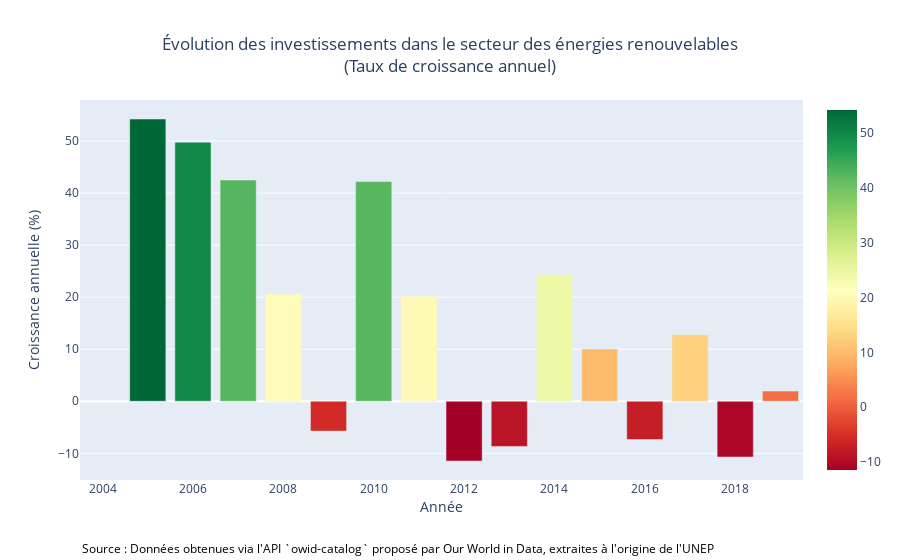

Notebook code for this chart:
### Code cell
import plotly.express as px

# Supposons que 'data2' est votre DataFrame contenant les données
fig = px.bar(data2, 
             x="year", 
             y="Investment Growth (%)", 
             title="Évolution des Investissements dans le Secteur des Énergies Renouvelables<br>(Taux de croissance annuel)",
             labels={"Investment Growth (%)": "Croissance annuelle (%)", "year": "Année"}, 
             color="Investment Growth (%)",
             color_continuous_scale='RdYlGn'
            )

# Mettre à jour la mise en page du graphique
fig.update_layout(
    title={
        'text': "Évolution des investissements dans le secteur des énergies renouvelables<br>(Taux de croissance annuel)",
        'x': 0.5,  # Centrer le titre
        'xanchor': 'center'
    },
    coloraxis_colorbar={
        'title': "",  
        'title_font_size': 14
    },
    annotations=[
        dict(
            text="Source : Données obtenues via l'API `owid-catalog` proposé par Our World in Data, extraites à l'origine de l'UNEP<br> (Tendances mondiales en matière d’investissement dans les énergies renouvelables 2020)",  
            xref="paper", yref="paper",  # Références en coordonnées relatives au papier
            x=0, y=-0.25,  # Positionner en bas au centre
            showarrow=False,
            font=dict(size=12, color="Black"),
            align="center"
        )
    ],
    xaxis_title_standoff=5  # Ajuster l'espace sous l'axe des x pour éviter le chevauchement
)

# Afficher le graphique
fig.show()

### Figure 1 — Plotly figure (JSON) as saved in the notebook; plotly's stock layout.template omitted (floating-point values rounded to 4 significant figures)
{"data": [{"alignmentgroup": "True", "hovertemplate": "Année=%{x}<br>Croissance annuelle (%)=%{marker.color}<extra></extra>", "legendgroup": "", "marker": {"color": [null, 54.24, 49.78, 42.51, 20.61, -5.73, 42.22, 20.17, -11.48, -8.67, 24.38, 10.06, -7.35, 12.79, -10.71, 1.96], "coloraxis": "coloraxis", "pattern": {"shape": ""}}, "name": "", "offsetgroup": "", "orientation": "v", "showlegend": false, "textposition": "auto", "type": "bar", "x": [2004, 2005, 2006, 2007, 2008, 2009, 2010, 2011, 2012, 2013, 2014, 2015, 2016, 2017, 2018, 2019], "xaxis": "x", "y": [null, 54.24, 49.78, 42.51, 20.61, -5.73, 42.22, 20.17, -11.48, -8.67, 24.38, 10.06, -7.35, 12.79, -10.71, 1.96], "yaxis": "y"}], "layout": {"annotations": [{"align": "center", "font": {"color": "Black", "size": 12}, "showarrow": false, "text": "Source : Données obtenues via l'API `owid-catalog` proposé par Our World in Data, extraites à l'origine de l'UNEP<br> (Tendances mondiales en matière d’investissement dans les énergies renouvelables 2020)", "x": 0, "xref": "paper", "y": -0.25, "yref": "paper"}], "barmode": "relative", "coloraxis": {"colorbar": {"title": {"font": {"size": 14}, "text": ""}}, "colorscale": [[0, "rgb(165,0,38)"], [0.1, "rgb(215,48,39)"], [0.2, "rgb(244,109,67)"], [0.3, "rgb(253,174,97)"], [0.4, "rgb(254,224,139)"], [0.5, "rgb(255,255,191)"], [0.6, "rgb(217,239,139)"], [0.7, "rgb(166,217,106)"], [0.8, "rgb(102,189,99)"], [0.9, "rgb(26,152,80)"], [1, "rgb(0,104,55)"]]}, "legend": {"tracegroupgap": 0}, "title": {"text": "Évolution des investissements dans le secteur des énergies renouvelables<br>(Taux de croissance annuel)", "x": 0.5, "xanchor": "center"}, "xaxis": {"anchor": "y", "domain": [0, 1], "title": {"standoff": 5, "text": "Année"}}, "yaxis": {"anchor": "x", "domain": [0, 1], "title": {"text": "Croissance annuelle (%)"}}}}
